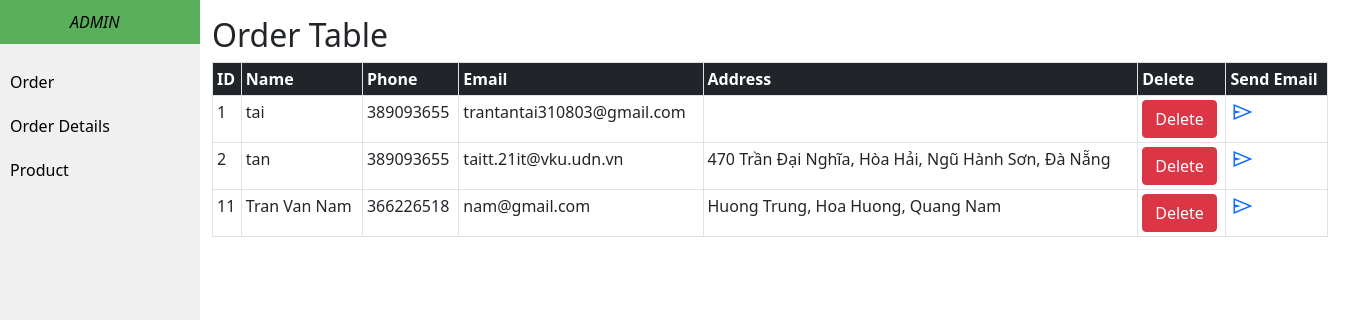
/Cosmetics/css/order.php, run on the app's committed database.
### tables this page shows
CREATE TABLE `order` (
  `id` int(11) NOT NULL,
  `name` varchar(200) NOT NULL,
  `phone` int(11) NOT NULL,
  `email` varchar(200) NOT NULL,
  `address` varchar(200) NOT NULL
);

### Cosmetics/config/function_order.php (called while the page is built)
<?php
  require_once __DIR__ . '/../config/category.php';
  function display_data() {
    global $con;
    $query= "SELECT * FROM `order`" ;
    $result = mysqli_query($con, $query);
    return $result;
  }
?>

### Cosmetics/css/order.php (the view, shortened to what this page needs)
<?php
  require_once __DIR__ . '/../config/category.php';
  require_once __DIR__ . '/../config/function_order.php';
  $result = display_data();
?>
<!DOCTYPE html>
<html lang="en">
<head>
    <link href="https://cdn.jsdelivr.net/npm/bootstrap@5.0.2/dist/css/bootstrap.min.css" rel="stylesheet">
</head>
<body>
  <div class="sidebar">
    <ul>
    <p id="p_admin"><a href="index.php" id="text_admin">ADMIN</a></p>
      <li><a href="order.php">Order</a></li>
      <li><a href="order_details.php">Order Details</a></li>
      <li><a href="product.php">Product</a></li>
    </ul>
  </div>
  <div class="container mt-3" style="margin-left: 200px;">
    <h2>Order Table</h2>
    <table class="table table-bordered table-sm">
      <thead>
        <tr class="bg-dark text-white">
          <th>ID</th>
          <th>Name</th>
          <th>Phone</th>
          <th>Email</th>
          <th>Address</th>
          <th>Delete</th>
          <th>Send Email</th>
        </tr>
      </thead>
      <tbody>
        <?php
          while($row = mysqli_fetch_assoc($result)) {
        ?>
          <tr>
            <td><?php echo $row['id'] ?></td>
            <td><?php echo $row['name'] ?></td>
            <td><?php echo $row['phone'] ?></td>
            <td><?php echo $row['email'] ?></td>
            <td><?php echo $row['address'] ?></td>
            <td><a href="delete_page_order.php?id=<?php echo $row['id']; ?>&confirm=true" onclick="return confirm('Are you sure delete this?')" class="btn btn-danger">Delete</a></td>
            <td><a href = "send_email.php?email=<?php echo $row['email']; ?>"><span class="material-symbols-outlined">send</span></a></td>
        </tr>
        <?php
          }
       ?>
    </tbody>
  </table>
</div>
</body>
</html>

### Cosmetics/css/order.php (style rules this page uses)
.sidebar { width: 200px; height: 100%; position: fixed; top: 0; left: 0; background-color: #f0f0f0; }
.sidebar ul { list-style-type: none; padding: 0; }
.sidebar ul li { padding: 10px; }
.sidebar ul li a { text-decoration: none; color: black; }
#text_admin { text-decoration: none; color: black; font-style: oblique; padding-left: 60px; }
#p_admin { background-color: #5aaf5a; padding: 10px; }
.material-symbols-outlined { font-variation-settings: 'FILL' 0, 'wght' 400, 'GRAD' 0, 'opsz' 48 }

### data on the page
order: id "1", name "tai", phone "389093655", email "trantantai310803@gmail.com"
order: id "2", name "tan", phone "389093655", email "taitt.21it@vku.udn.vn", address "470 Trần Đại Nghĩa, Hòa Hải, Ngũ Hành Sơn, Đà Nẵng"
order: id "11", name "Tran Van Nam", phone "366226518", email "nam@gmail.com", address "Huong Trung, Hoa Huong, Quang Nam"
